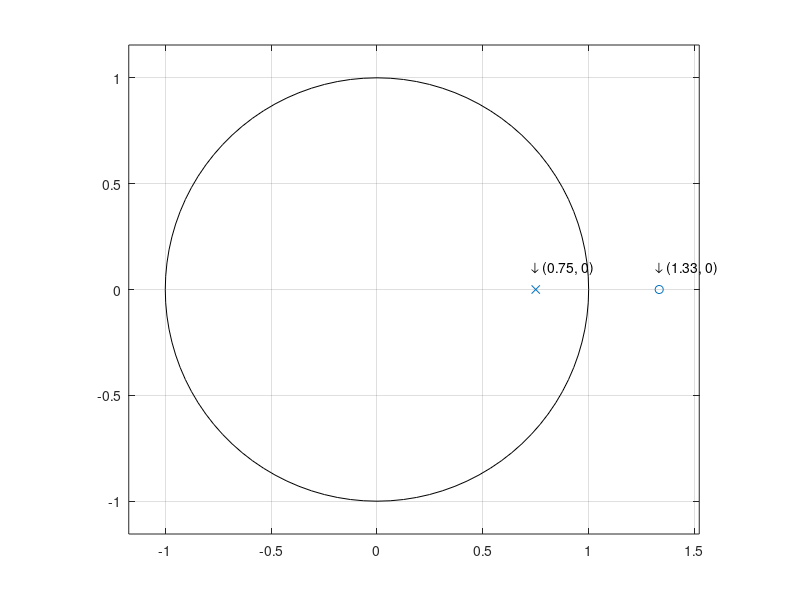

This chart was generated by the following MATLAB code:
% diffrence equation:y[n] - 3/4y[n - 1] = -3/4x[n] + x[n - 1]
% defining variables
% a: coefficients of y
% b: coefficients of x
a = [1 -3/4];
b = [-3/4 1];

zplane(b, a);
text(0.73, 0.1, '\downarrow (0.75, 0)');
text(1.315, 0.1, '\downarrow (1.33, 0)');
grid on
